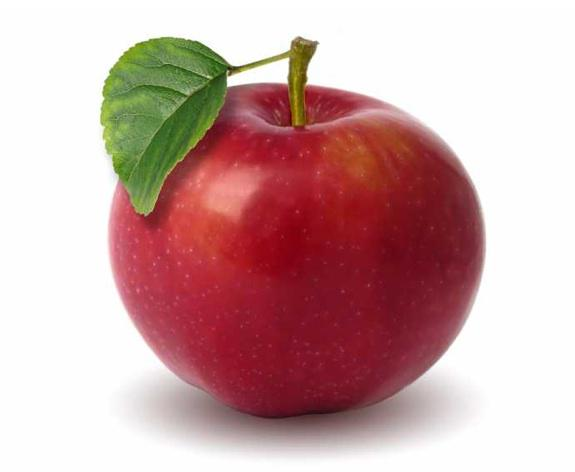
#> input picture Apple.png, 575 x 472 px, found by its file name
$ jupyter execute Image_processing_VI.ipynb
#> lines starting #> are read from the running program, lines starting #| are printed output that depends on the picture; after the words box and inside, x2 and y2 are one past the last pixel; in counts of white or black regions, pixels touching at a corner belong together
[cell 1]
import numpy as np
import pandas as pd
import cv2 as cv
from google.colab.patches import cv2_imshow
from skimage import io
from PIL import Image
import matplotlib.pylab as plt

[cell 2]
from google.colab import drive
drive.mount('/content/drive')

[cell 3]
image = cv.imread('drive/MyDrive/Apple.png')
#> image is the input picture: shape (472, 575, 3); mean B, G, R 167.5, 168.4, 204.5
cv2_imshow(image)

[cell 4]
image2 = cv.cvtColor(image, cv.COLOR_BGR2RGB)
cv2_imshow(image2)

[cell 5]
gray_image = cv.cvtColor(image2, cv.COLOR_RGB2GRAY)
cv2_imshow(gray_image)

[cell 6]
print(image2.dtype)
#| uint8
print(image2.shape[0])
#| 472
print(image2.shape[1])
#| 575
print(image2.shape[2])
#| 3

[cell 7]
plt.hist(image.ravel(),bins = 256, range = [0,200])
plt.show()
#> figure, not shown here; tallest bar 4249 high, from x = 17.97 to 18.75

[cell 8]
color = ('b','g','r')
for i,col in enumerate(color):
    histr = cv.calcHist([image],[i],None,[256],[0,200])
    plt.plot(histr,color = col)
    plt.xlim([0,256])
plt.show()
#> figure, not shown here; curve peaks at x = 48, y = 3226; curve peaks at x = 23, y = 3941; curve peaks at x = 161, y = 2598

[cell 9]
plt.hist(gray_image.ravel(),bins = 256, range = [0, 200])
plt.show()
#> figure, not shown here; tallest bar 3918 high, from x = 51.56 to 52.34

[cell 10]
plt.contour(gray_image, origin = "image")
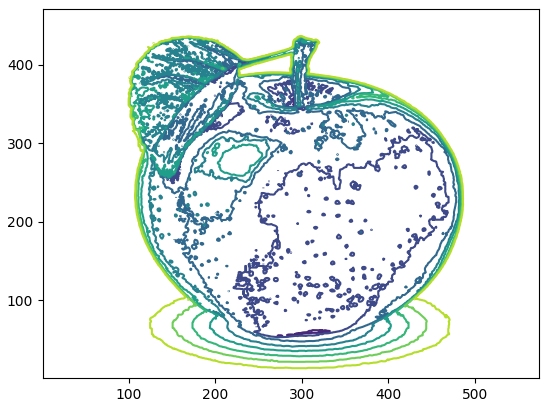
#> figure drawn by matplotlib, 1 panel

binary thresholding on the image with 130

[cell 11]
# Perform
import cv2
r, threshold = cv.threshold(gray_image, 150, 255, cv2.THRESH_BINARY)
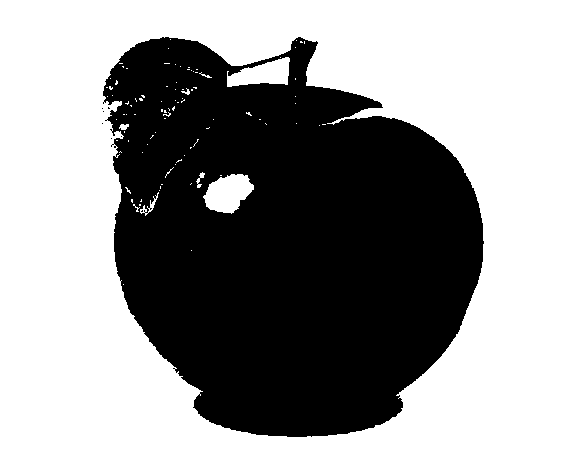
#> threshold: shape (472, 575); 59.5% white; 8 black regions (7 under 20 px), largest, box (x1, y1, x2, y2) and area: (103, 37, 484, 437) 110032
cv2_imshow(threshold)

 access Individual  Channels in color image

[cell 12]
import cv2
b, g, r = cv2.split(image)
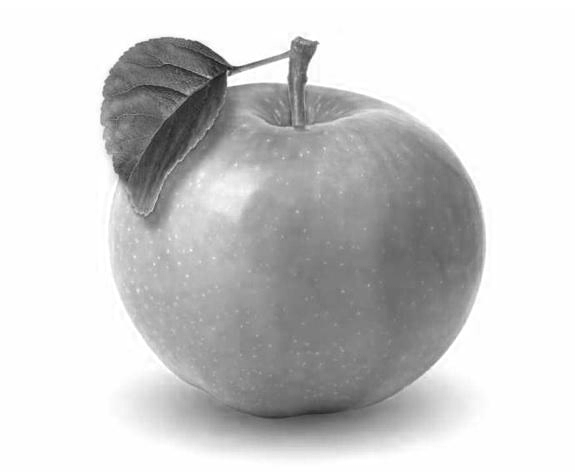
#> r: shape (472, 575); min 19, max 255, mean 204.5
img1 = cv2.imread('drive/MyDrive/Apple.png', cv2.IMREAD_GRAYSCALE)
#> img1: shape (472, 575); min 20, max 255, mean 179.1

cv2_imshow(r)
cv2_imshow(b)
cv2_imshow(g)
cv2_imshow(img1)

Edge detection

[cell 13]
edges = cv2.Canny(img1, threshold1=50, threshold2=100)
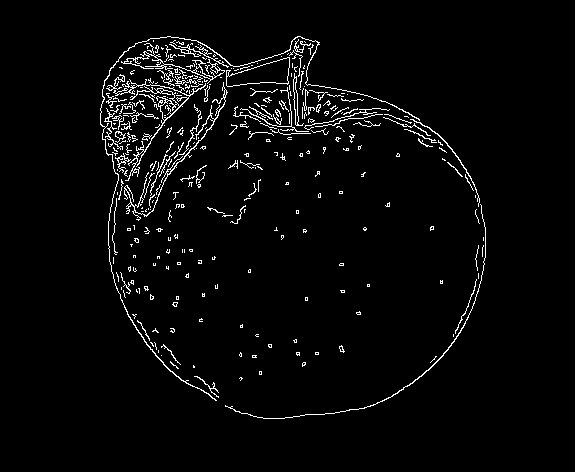
#> edges: shape (472, 575); 3.2% white in thin lines or dots, all inside (x1, y1, x2, y2) = (100, 36, 486, 419)
cv2_imshow(edges)

image translation

[cell 14]
import numpy as np
import cv2
import matplotlib.pyplot as plt

# read the input image
img = cv.imread('drive/MyDrive/Apple.png')
# convert from BGR to RGB so we can plot using matplotlib
img = cv.cvtColor(img, cv2.COLOR_BGR2RGB)
# disable x & y axis
plt.axis('off')
# show the image
plt.imshow(img)
plt.show()
# get the image shape
rows, cols, dim = img.shape
#> rows = 472; cols = 575; dim = 3
# transformation matrix for translation
M = np.float32([[1, 0, 50],
                [0, 1, 50],
                [0, 0, 1]])
# apply a perspective transformation to the image
translated_img = cv2.warpPerspective(img, M, (cols, rows))
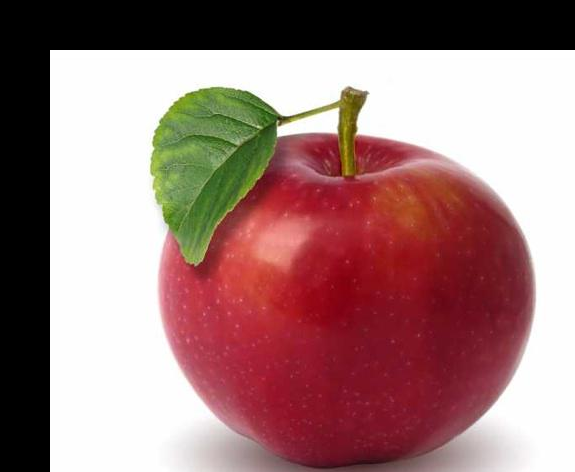
#> translated_img: shape (472, 575, 3); mean R, G, B 159.8, 124.2, 123.2
# disable x & y axis
plt.axis('off')
# show the resulting image
plt.imshow(translated_img)
plt.show()
# save the resulting image to disk
plt.imsave("drive/MyDrive/apple_translated.jpg", translated_img)

Scaling

[cell 15]
import numpy as np
import cv2
import matplotlib.pyplot as plt

# read the input image
img = cv2.imread('drive/MyDrive/Apple.png')
# convert from BGR to RGB so we can plot using matplotlib
img = cv2.cvtColor(img, cv2.COLOR_BGR2RGB)
# disable x & y axis
plt.axis('off')
# show the image
plt.imshow(img)
plt.show()
# get the image shape
rows, cols, dim = img.shape
#transformation matrix for Scaling
M = np.float32([[1.5, 0  , 0],
            	[0,   1.8, 0],
            	[0,   0,   1]])
# apply a perspective transformation to the image
scaled_img = cv2.warpPerspective(img,M,(cols*2,rows*2))
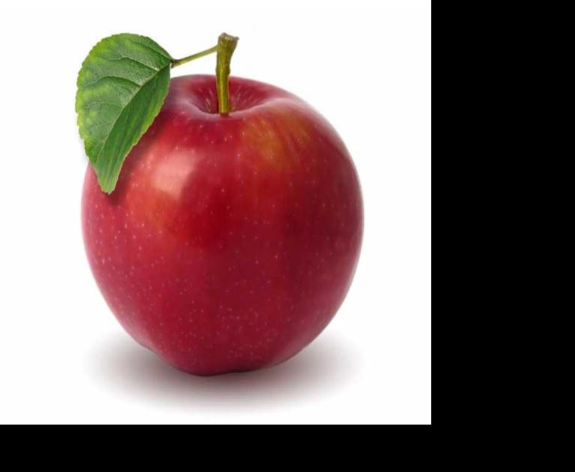
#> scaled_img: shape (944, 1150, 3) (shown at 1/2 size); mean R, G, B 137.9, 113.6, 112.9
# disable x & y axis
plt.axis('off')
# show the resulting image
plt.imshow(scaled_img)
plt.show()
# save the resulting image to disk
plt.imsave("drive/MyDrive/apple_scaled.jpg", scaled_img)

Image Shearing in X and Y direction

[cell 16]
import numpy as np
import cv2
import matplotlib.pyplot as plt

# read the input image
img = cv2.imread('drive/MyDrive/Apple.png')
# convert from BGR to RGB so we can plot using matplotlib
img = cv2.cvtColor(img, cv2.COLOR_BGR2RGB)
# disable x & y axis
plt.axis('off')
# show the image
plt.imshow(img)
plt.show()
# get the image shape
rows, cols, dim = img.shape
# transformation matrix for Shearing
# shearing applied to x-axis
M = np.float32([[1, 0.5, 0],
             	[0, 1  , 0],
            	[0, 0  , 1]])
# shearing applied to y-axis
# M = np.float32([[1,   0, 0],
#             	  [0.5, 1, 0],
#             	  [0,   0, 1]])
# apply a perspective transformation to the image
sheared_img = cv2.warpPerspective(img,M,(int(cols*1.5),int(rows*1.5)))
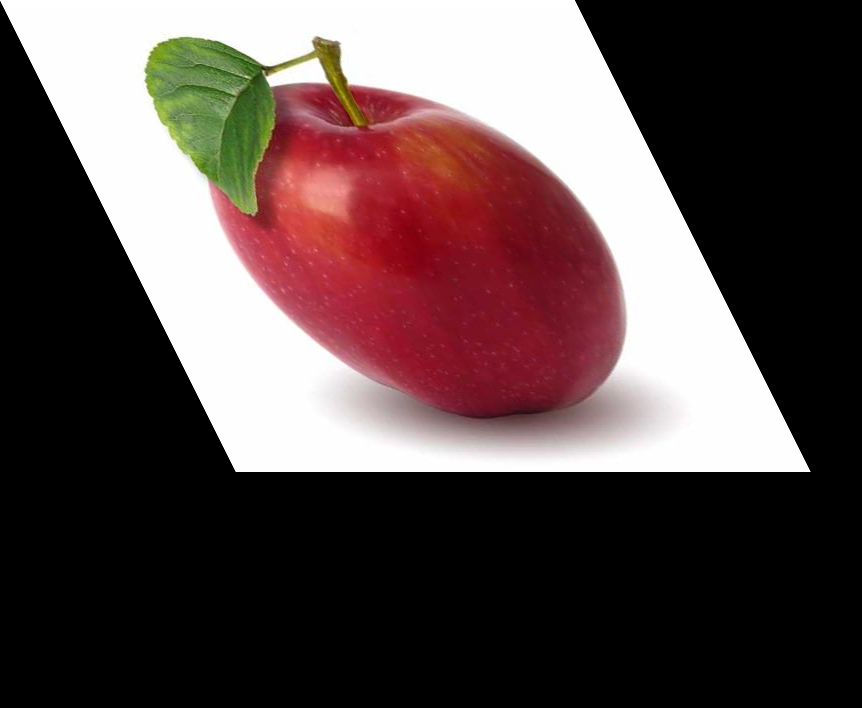
#> sheared_img: shape (708, 862, 3); mean R, G, B 91, 74.9, 74.5
# disable x & y axis
plt.axis('off')
# show the resulting image
plt.imshow(sheared_img)
plt.show()

[cell 17]
import numpy as np
import cv2
import matplotlib.pyplot as plt

# read the input image
img = cv2.imread("drive/MyDrive/Apple.png")
# convert from BGR to RGB so we can plot using matplotlib
img = cv2.cvtColor(img, cv2.COLOR_BGR2RGB)
# disable x & y axis
plt.axis('off')
# show the image
plt.imshow(img)
plt.show()
# get the image shape
rows, cols, dim = img.shape
# transformation matrix for x-axis reflection
M = np.float32([[1,  0, 0   ],
                [0, -1, rows],
                [0,  0, 1   ]])
#> M = [[1, 0, 0], [0, -1, 472], [0, 0, 1]]
# transformation matrix for y-axis reflection
# M = np.float32([[-1, 0, cols],
#                 [ 0, 1, 0   ],
#                 [ 0, 0, 1   ]])
# apply a perspective transformation to the image
reflected_img = cv2.warpPerspective(img,M,(int(cols),int(rows)))
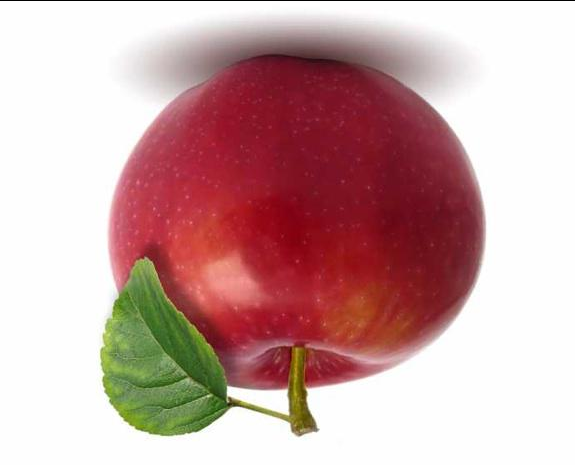
#> reflected_img: shape (472, 575, 3); mean R, G, B 203.9, 167.9, 166.9
# disable x & y axis
plt.axis('off')
# show the resulting image
plt.imshow(reflected_img)
plt.show()

Image Rotation

[cell 18]
import numpy as np
import cv2
import matplotlib.pyplot as plt

# read the input image
img = cv2.imread("drive/MyDrive/Apple.png")
# convert from BGR to RGB so we can plot using matplotlib
img = cv2.cvtColor(img, cv2.COLOR_BGR2RGB)
# disable x & y axis
plt.axis('off')
# show the image
plt.imshow(img)
plt.show()
# get the image shape
rows, cols, dim = img.shape
#angle from degree to radian
angle = np.radians(20)
#transformation matrix for Rotation
M = np.float32([[np.cos(angle), -(np.sin(angle)), 0],
            	[np.sin(angle), np.cos(angle), 0],
            	[0, 0, 1]])
# apply a perspective transformation to the image
rotated_img = cv2.warpPerspective(img, M, (int(cols),int(rows)))
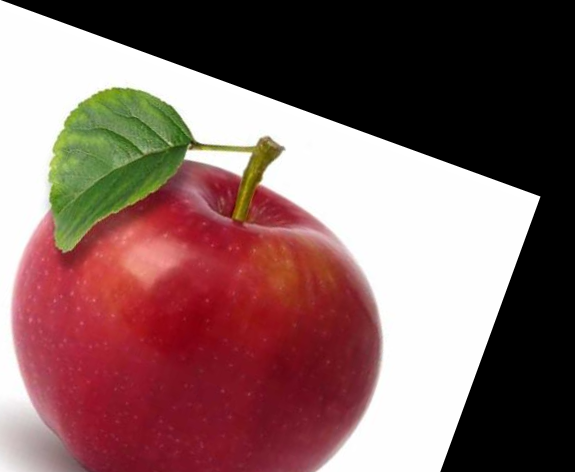
#> rotated_img: shape (472, 575, 3); mean R, G, B 132.6, 98.8, 97.5
# disable x & y axis
plt.axis('off')
# show the resulting image
plt.imshow(rotated_img)
plt.show()

I**mage cropping** is the removal of unwanted outer areas from an image, a lot of the above examples introducted black pixels, you can easily remove them using cropping

[cell 19]
import numpy as np
import cv2
import matplotlib.pyplot as plt

# read the input image
img = cv2.imread("drive/MyDrive/Apple.png")
# convert from BGR to RGB so we can plot using matplotlib
img = cv2.cvtColor(img, cv2.COLOR_BGR2RGB)
# disable x & y axis
plt.axis('off')
# show the image
plt.imshow(img)
plt.show()
# get 200 pixels from 100 to 300 on both x-axis & y-axis
# change that if you will, just make sure you don't exceed cols & rows
cropped_img = img[50:300, 50:300]
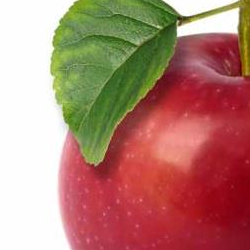
#> cropped_img: shape (250, 250, 3); mean R, G, B 178, 127.7, 114.2
# disable x & y axis
plt.axis('off')
# show the resulting image
plt.imshow(cropped_img)
plt.show()

$ run again, with Noise_salt_and_pepper.png copied over Apple.png
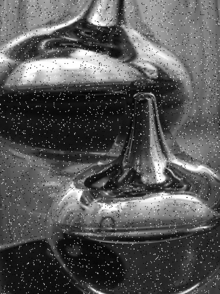
#> input picture Noise_salt_and_pepper.png, 220 x 294 px, found by its file name
#> image is the input picture: shape (294, 220, 3); min 2, max 255, mean 86.8
#| uint8
#| 294
#| 220
#| 3
#> `r, threshold = cv.threshold(gray_image, 150, 255, cv2.THRESH_BINARY)`:
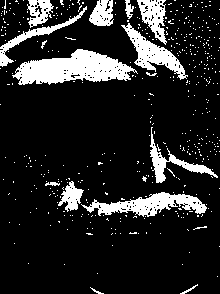
#> threshold: shape (294, 220); 14.8% white; 466 white regions (450 under 20 px), largest, box (x1, y1, x2, y2) and area: (12, 49, 138, 85) 2628, (81, 192, 207, 217) 1462, (121, 23, 188, 80) 1140
#> edges: shape (294, 220); 30.5% white in thin lines or dots
#> `cropped_img = img[50:300, 50:300]`:
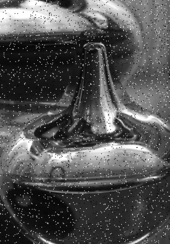
#> cropped_img: shape (244, 170, 3); min 2, max 255, mean 82.6

$ run again, with Smarties.jpg saved as Apple.png
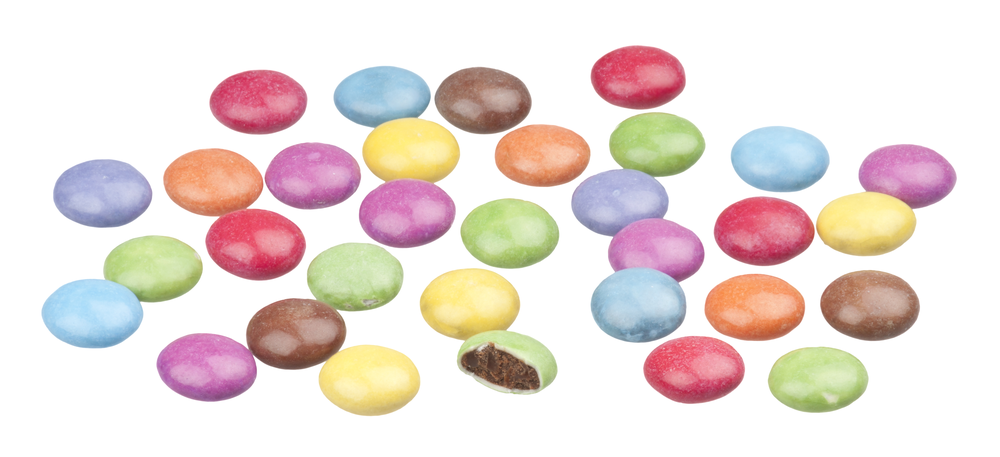
#> input picture Smarties.jpg, 1000 x 457 px, shrunk from 3760 x 1720 before the run, found by its file name
#> image is the input picture: shape (457, 1000, 3); mean B, G, R 218.2, 222.1, 234.7
#| uint8
#| 457
#| 1000
#| 3
#> threshold: shape (457, 1000); 90.1% white; 208 black regions (168 under 20 px), largest, box (x1, y1, x2, y2) and area: (157, 299, 346, 401) 5850, (190, 181, 305, 280) 4735, (714, 198, 814, 266) 3981
#> edges: shape (457, 1000); 4.6% white in thin lines or dots, all inside (x1, y1, x2, y2) = (41, 45, 957, 416)
#> `cropped_img = img[50:300, 50:300]`:
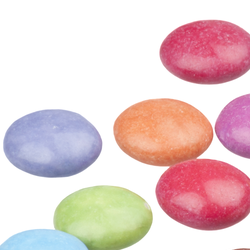
#> cropped_img: shape (250, 250, 3); mean R, G, B 230.9, 205.9, 207.1
